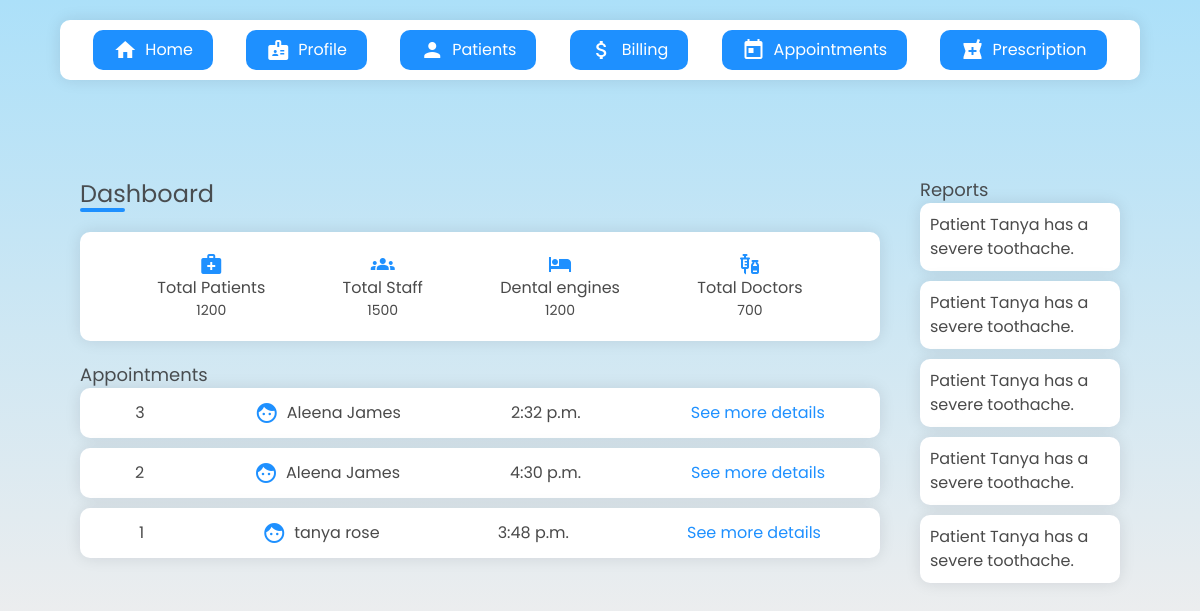
The app's page /doctors/ with its own data.
### clinic/models.py (models this page shows, shortened)
class Schedule(models.Model):
    STATUS = ( ('Confirmed','Confirmed'), ('Cancel','Cancel'), ('Reschedule','Reschedule'), ('Attended','Attended'), ('Pending','Pending'))
    scheduleDate = models.DateField()
    scheduleTime = models.TimeField(blank=True,null=True)
    accepted = models.BooleanField(default=False)
    accepted_date = models.DateField(auto_now_add=False, null=True, blank=True)
    request = models.TextField(blank=True)
    status = models.CharField(null=True, max_length=10, choices=STATUS,blank=True)
    patient =  models.ForeignKey('patients.Patient', null=True, on_delete= models.CASCADE)
    doctor = models.ForeignKey('doctors.Doctors', null=True, on_delete=models.CASCADE)
    date_created= models.DateTimeField(auto_now_add=True, null=True)
    class Meta:
        ordering = ["-date_created"]

### patients/models.py (models this page shows, shortened)
class Patient(models.Model):
    user = models.OneToOneField(User, on_delete= models.CASCADE, primary_key= True)
    pname=models.CharField(max_length=200, null=True)
    age=models.CharField(max_length=4, null=True)
    gender= models.CharField(max_length=6, null=True)
    email=models.CharField(max_length=200, null=True)
    address= models.CharField(max_length=500, null=True)
    phone= models.CharField(max_length=13, null=True)
    date_created= models.DateTimeField(auto_now_add=True, null=True)

### doctors/views.py (the view)
# urls.py: 2. Add a URL to urlpatterns:  path('', views.home, name='home')
def home(request):
    s=Schedule.objects.all()
    return render(request, 'doctors/home.html',{'s':s})

### doctors/templates/doctors/home.html (shortened to what this page needs)
{% extends "doctors/navbar.html" %}{% load static %} {% block content %}
<div class="doctorHomeMain">
    <div class="dashboardContainer">
    <div class="dashboardLeft">
      <div class="dashboard">
        <h1 class="dash">
      <div class="dashboard-under"></div>
          Dashboard</h2>
        <div class="dashboardCard">
          <div class="dashCardItem">
            <i class="material-icons">medical_services</i> Total Patients
            <small>1200</small>
          </div>
          <div class="dashCardItem">
            <i class="material-icons">groups</i> Total Staff
            <small>1500</small>
          </div>
          <div class="dashCardItem">
            <i class="material-icons">hotel</i> Dental engines
            <small>1200</small>
          </div>
          <div class="dashCardItem">
            <i class="material-icons">vaccines</i> Total Doctors
            <small>700</small>
          </div>
        </div>
      </div>
      <div class="billingDetails">
        <h1 class="appoint">Appointments</h2>
        <div class="billingCardsContainer">
          {% for sch in s %}
          <div class="billingCard">
            <span>{{sch.id}}</span>
            <p><i class="material-icons">face</i>{{sch.patient.pname}}</p>
            <span>{{sch.scheduleTime}}</span>
            <a href="/">
              <p>See more details</p>
            </a>
          </div>
          {% endfor %}
        </div>
      </div>
    </div>
      <div class="dashboardRight">
        <h2 class="report">Reports</h2>
        <div class="reportCardContainer">
          <div class="reportCard">Patient Tanya has a severe toothache.</div>
          <div class="reportCard">Patient Tanya has a severe toothache.</div>
          <div class="reportCard">Patient Tanya has a severe toothache.</div>
          <div class="reportCard">Patient Tanya has a severe toothache.</div>
          <div class="reportCard">Patient Tanya has a severe toothache.</div>
        </div>
      </div>
    </div>
  </div>
{% endblock %}

### static/css/style.css (style rules this page uses)
body { margin: 0; padding: 0; box-sizing: border-box; font-family: "Poppins"; text-decoration: none; list-style-type: none; }
.doctorHomeMain { width: 100vw; min-height: 100vh; background-image: linear-gradient(to top, #fff1eb 0%, #ace0f9 100%); overflow-x: hidden; display: flex; align-items: center; justify-content: center; flex-direction: column; }
.dash { font-size: 24px; position: relative; margin-bottom: 20px; }
.dashboard-under { width: 45px; height: 4px; border-radius: 20px; background-color: dodgerblue; position: absolute; bottom: 0; }
.appoint, .report { font-size: 18px; }
.dashboardContainer { flex: 1; width: 90%; height: 100%; display: flex; margin-top: 6rem; }
.dashboardLeft { flex: 0.8; display: flex; align-items: flex-start; padding: 10px 20px; justify-content: flex-start; flex-direction: column; }
.dashboardRight { flex: 0.2; width: 100%; display: flex; align-items: flex-start; justify-content: center; padding: 10px 20px; flex-direction: column; }
.dashboard { display: flex; flex-direction: column; align-items: flex-start; justify-content: center; width: 100%; }
.dash { color: #494d50; }
.dashboardCard { width: 100%; background-color: white; border-radius: 10px; display: flex; align-items: center; justify-content: space-evenly; padding: 20px 0; box-shadow: rgba(17, 17, 26, 0.1) 0px 0px 16px; }
.dashCardItem { display: flex; align-items: center; text-align: center; justify-content: center; flex-direction: column; }
.dashCardItem i { color: dodgerblue; }
.reportCardContainer { flex: 1; display: flex; align-items: center; justify-content: flex-start; flex-direction: column; }
.reportCard { width: 100%; background-color: white; border-radius: 10px; min-height: 60px; margin-bottom: 10px; padding: 10px; box-shadow: rgba(17, 17, 26, 0.1) 0px 0px 16px; }
.billingDetails { flex: 1; width: 100%; margin-top: 20px; }
.report { color: #494d50; }
.appoint { color: #494d50; }
.billingCardsContainer { display: flex; align-items: flex-start; justify-content: center; flex-direction: column; }
.billingCard { width: 100%; background-color: white; border-radius: 10px; display: flex; align-items: center; justify-content: space-around; margin-bottom: 10px; min-height: 50px; box-shadow: rgba(17, 17, 26, 0.1) 0px 0px 16px; }
.billingCard a { text-decoration: none; color: dodgerblue; }
.billingCard p { display: flex; align-items: center; justify-content: center; }
.billingCard p i { margin-right: 0.5rem; color: dodgerblue; }

### static/css/register.css (style rules this page uses)
* { margin: 0; padding: 0; box-sizing: border-box; font-family: "Poppins", sans-serif; }
body { height: 100vh; background-image: linear-gradient(to top, #fff1eb 0%, #ace0f9 100%); overflow: auto; width: 100%; margin-top: 0%; align-items: center; justify-content: center; }

### records on screen
Schedule: id "3", patient.pname "Aleena James", scheduleTime "2:32 p.m."
Schedule: id "2", patient.pname "Aleena James", scheduleTime "4:30 p.m."
Schedule: id "1", patient.pname "tanya rose", scheduleTime "3:48 p.m."
